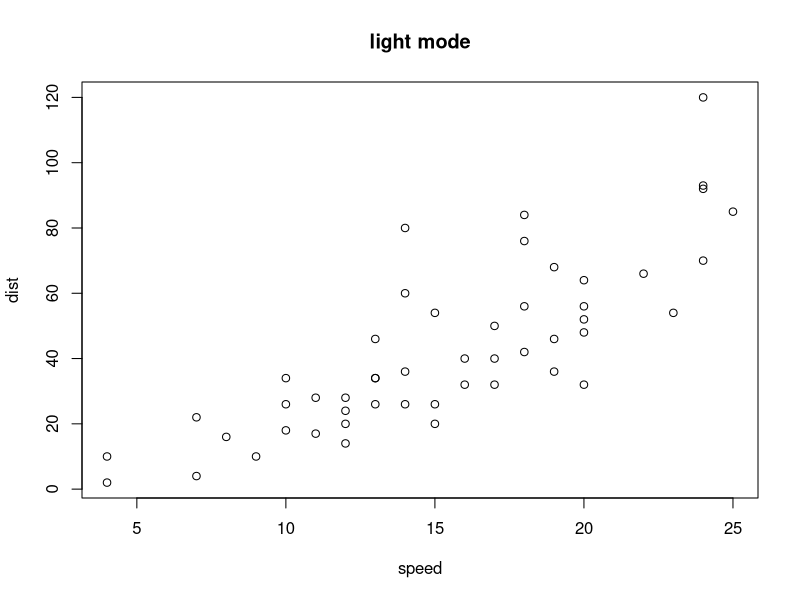
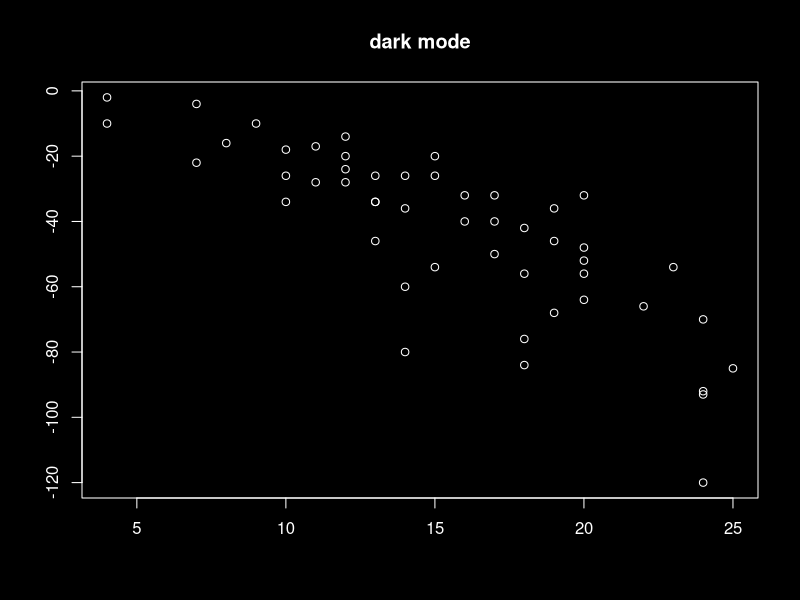

The R source for these figures, in order:
## ---- chunk 1
library(tidyverse)
library(readxl)
## ---- chunk 2
d <- read_excel("./data/Quarto_YAMLs.xlsx", sheet = 1)
knitr::kable(d)
## ---- chunk 3
d <- read_excel("./data/Quarto_YAMLs.xlsx", sheet = 2)
knitr::kable(d)
## ---- chunk 4
d <- read_excel("./data/Quarto_YAMLs.xlsx", sheet = 3)
knitr::kable(d)
## ---- chunk 5
d <- read_excel("./data/Quarto_YAMLs.xlsx", sheet = 4)
knitr::kable(d)
## ---- chunk 6
d <- read_excel("./data/Quarto_YAMLs.xlsx", sheet = 5)
knitr::kable(d)
## ---- chunk 7
d <- read_excel("./data/Quarto_YAMLs.xlsx", sheet = 6)
knitr::kable(d)
## ---- chunk 8
#| renderings: [light, dark]
par(bg = "#FFFFFF", fg = "#000000")
plot(cars, main = "light mode") # light modeで表示

par(bg = "#000000", fg = "#FFFFFF", col.axis = "#FFFFFF", col.main = "#FFFFFF")
plot(cars$speed, -cars$dist, main = "dark mode") # dark modeで表示
## ---- chunk 9
d <- read_excel("./data/Quarto_YAMLs.xlsx", sheet = 7)
knitr::kable(d)
## ---- chunk 10
params <- list()
params$alpha <- 0.5
## ---- chunk 11
params$alpha
# params$alpha <- 1 代入するとエラーが出て、Renderできない
